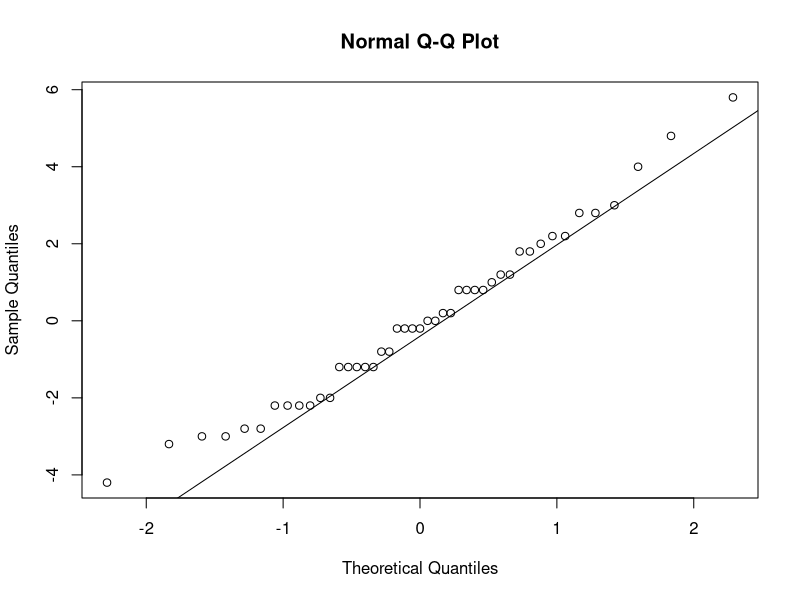
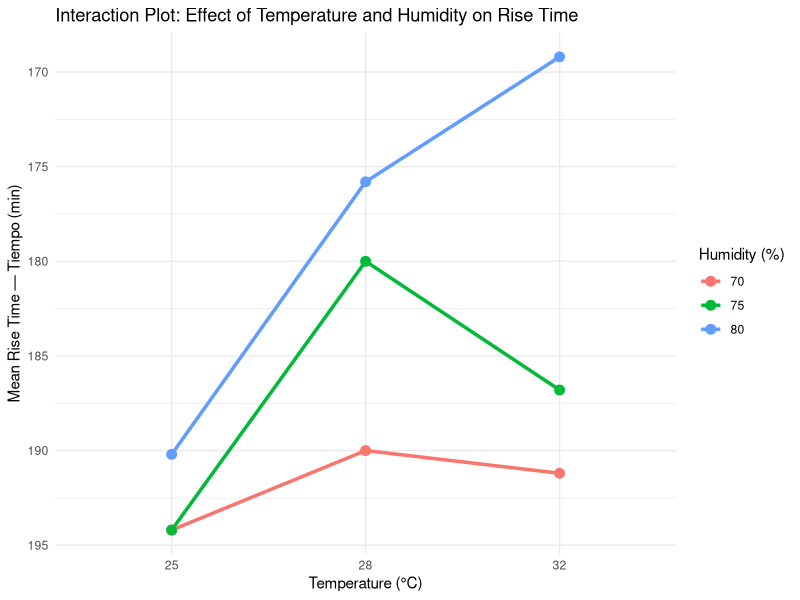
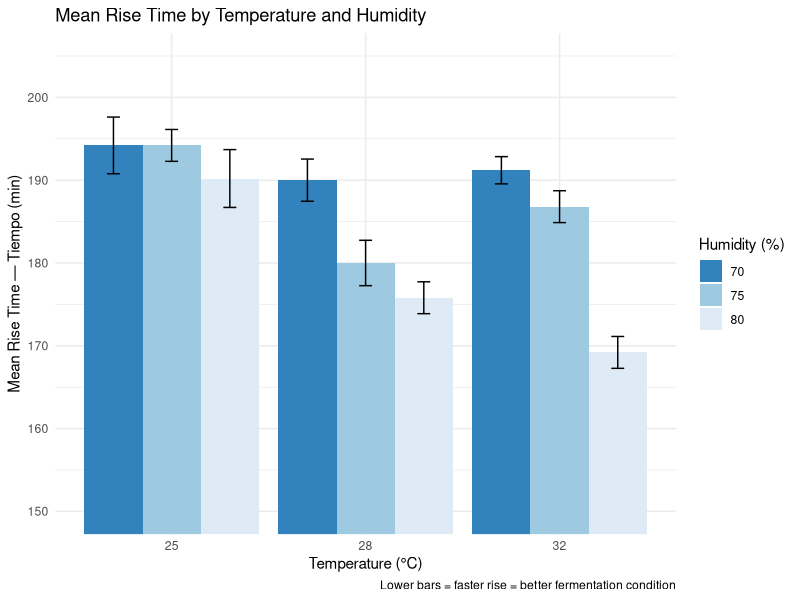
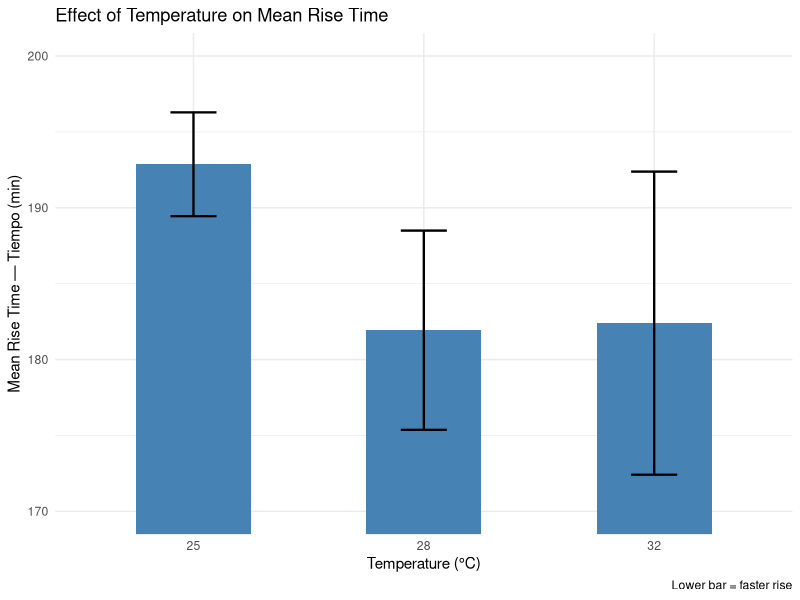
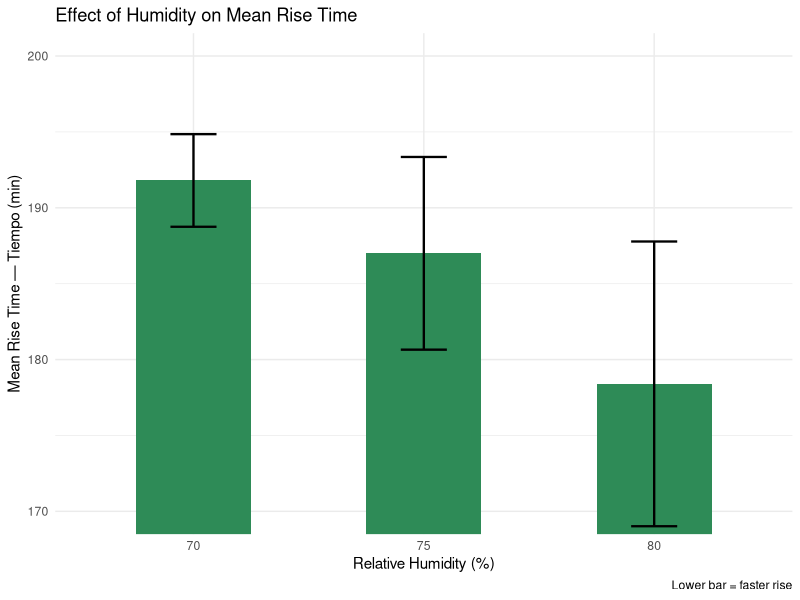

Here is the R script that generated these plots, in order: (Note: this script raises an error after producing the figures.)
## ---- chunk 1
library(tidyverse)
library(ggplot2)
library(car)
## ---- chunk 2
getwd()
setwd("C:/Users/darsh/Downloads")
data3 <- read.csv("bread dough.csv")
data3
# Convert to factors
data3$Temp <- factor(data3$Temp)
data3$Humidity   <- factor(data3$Humidity)
str(data3)
## ---- chunk 3
summary_temp <- data3 %>%
  group_by(Temp) %>%
  summarise(
    N = n(),
    Mean = mean(Tiempo),
    SD = sd(Tiempo)
  )

summary_hr <- data3 %>%
  group_by(Humidity) %>%
  summarise(
    N = n(),
    Mean = mean(Tiempo),
    SD = sd(Tiempo)
  )

summary_interaction <- data3 %>%
  group_by(Temp, Humidity) %>%
  summarise(
    N = n(),
    Mean = mean(Tiempo),
    SD = sd(Tiempo)
  )


## ---- chunk 4
anova_model <- aov(Tiempo ~ Temp * Humidity, data = data3)
summary(anova_model)
shapiro.test(residuals(anova_model))
qqnorm(residuals(anova_model)); qqline(residuals(anova_model))
leveneTest(Tiempo ~ Temp * Humidity, data = data3)
data3$group <- interaction(data3$Temp, data3$Humidity)

tukey <- TukeyHSD(aov(Tiempo ~ group, data = data3))
print(tukey)

TukeyHSD(anova_model, "Temp")
TukeyHSD(anova_model, "Humidity")
TukeyHSD(anova_model, "Temp:Humidity")

str(data3)

## ---- chunk 5
ggplot(data3, aes(x = Temp, y = Tiempo, color = Humidity, group = Humidity)) +
  stat_summary(fun = mean, geom = "line", linewidth = 1.2) +
  stat_summary(fun = mean, geom = "point", size = 3) +
  scale_y_reverse() +   # flip Y axis so lower time appears higher = visually better
  theme_minimal() +
  labs(
    title = "Interaction Plot: Effect of Temperature and Humidity on Rise Time",
    x = "Temperature (°C)",
    y = "Mean Rise Time — Tiempo (min)",
    color = "Humidity (%)"
  )
summary_interaction <- data3 %>%
  group_by(Temp, Humidity) %>%
  summarise(
    N    = n(),
    Mean = mean(Tiempo),
    SD   = sd(Tiempo),
    SE   = SD / sqrt(N),
    .groups = "drop"
  )

ggplot(summary_interaction, 
       aes(x = factor(Temp), y = Mean, fill = factor(Humidity))) +
  geom_col(position = position_dodge(0.9)) +
  geom_errorbar(
    aes(ymin = Mean - SD, ymax = Mean + SD),
    position = position_dodge(0.9),
    width = 0.2
  ) +
  scale_fill_brewer(palette = "Blues", direction = -1) +
  coord_cartesian(ylim = c(150, 205)) +  # zoom in to show differences clearly
  theme_minimal() +
  labs(
    title = "Mean Rise Time by Temperature and Humidity",
    x     = "Temperature (°C)",
    y     = "Mean Rise Time — Tiempo (min)",
    fill  = "Humidity (%)",
    caption = "Lower bars = faster rise = better fermentation condition"
  )

# Temperature main effect
ggplot(summary_temp, aes(x = Temp, y = Mean)) +
  geom_col(fill = "steelblue", width = 0.5) +
  geom_errorbar(aes(ymin = Mean - SD, ymax = Mean + SD),
                width = 0.2, linewidth = 0.8) +
  coord_cartesian(ylim = c(170, 200)) +
  theme_minimal() +
  labs(
    title   = "Effect of Temperature on Mean Rise Time",
    x       = "Temperature (°C)",
    y       = "Mean Rise Time — Tiempo (min)",
    caption = "Lower bar = faster rise"
  )


# Humidity main effect
ggplot(summary_hr, aes(x = Humidity, y = Mean)) +
  geom_col(fill = "seagreen", width = 0.5) +
  geom_errorbar(aes(ymin = Mean - SD, ymax = Mean + SD),
                width = 0.2, linewidth = 0.8) +
  coord_cartesian(ylim = c(170, 200)) +
  theme_minimal() +
  labs(
    title   = "Effect of Humidity on Mean Rise Time",
    x       = "Relative Humidity (%)",
    y       = "Mean Rise Time — Tiempo (min)",
    caption = "Lower bar = faster rise"
  )
# Temperature main effect
ggplot(summary_hr, aes(x = Temp, y = Mean)) +
  geom_col(fill = "steelblue", width = 0.5) +
  geom_errorbar(aes(ymin = Mean - SD, ymax = Mean + SD),
                width = 0.2, linewidth = 0.8) +
  coord_cartesian(ylim = c(170, 200)) +
  theme_minimal() +
  labs(
    title   = "Effect of Temperature on Mean Rise Time",
    x       = "Relative Temperature (%)",
    y       = "Mean Rise Time — Tiempo (min)",
    caption = "Lower bar = faster rise"
  )
ggplot(data3, aes(x = interaction(Temp, Humidity, sep = "°C × "),
                  y = Tiempo,
                  fill = factor(Humidity))) +
  geom_boxplot(alpha = 0.7) +
  theme_minimal() +
  theme(axis.text.x = element_text(angle = 45, hjust = 1)) +
  labs(
    title = "Distribution of Rise Time by Treatment Combination",
    x     = "Temperature × Humidity",
    y     = "Rise Time — Tiempo (min)",
    fill  = "Humidity (%)"
  )
